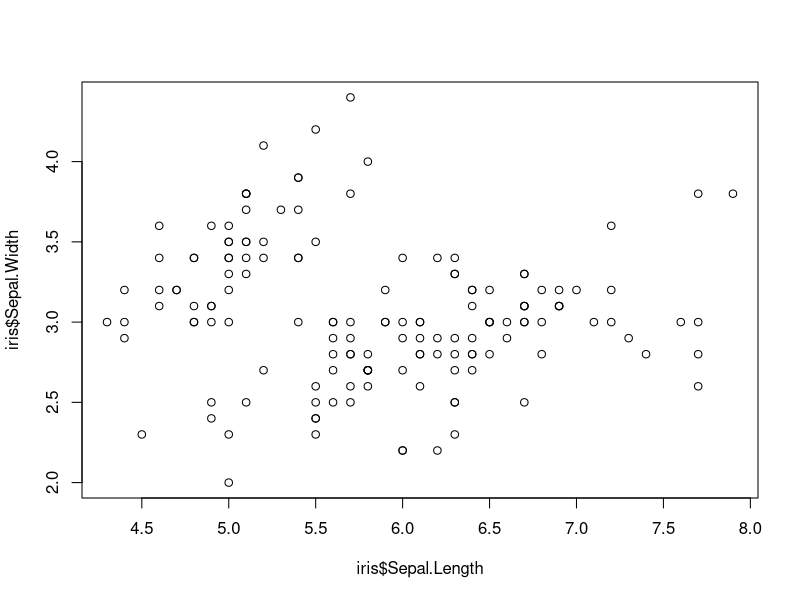
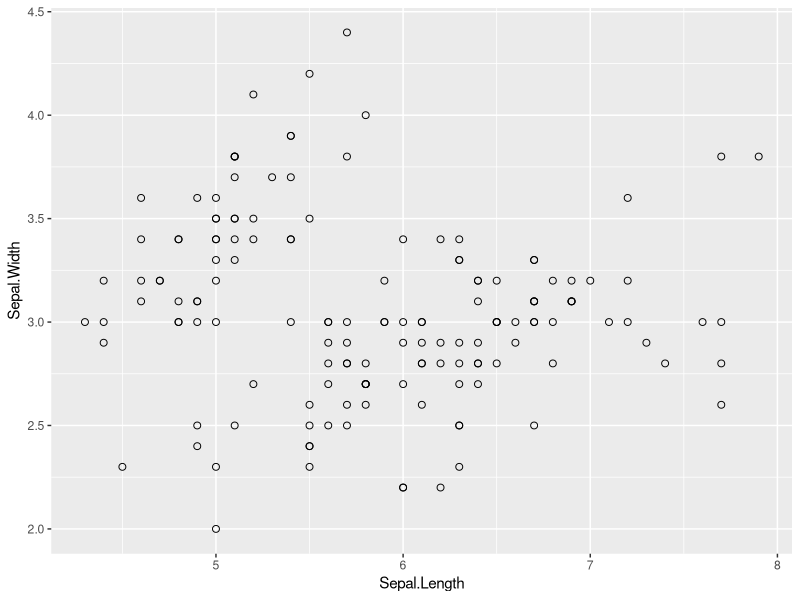
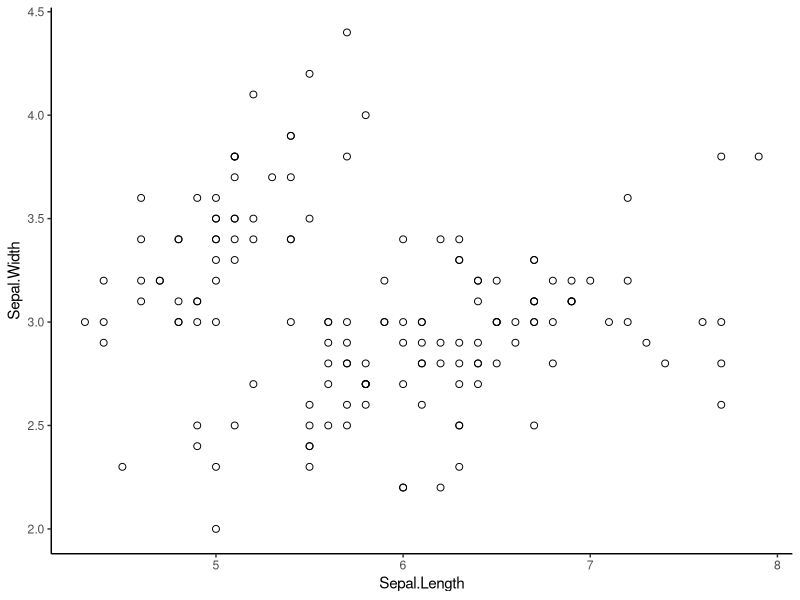
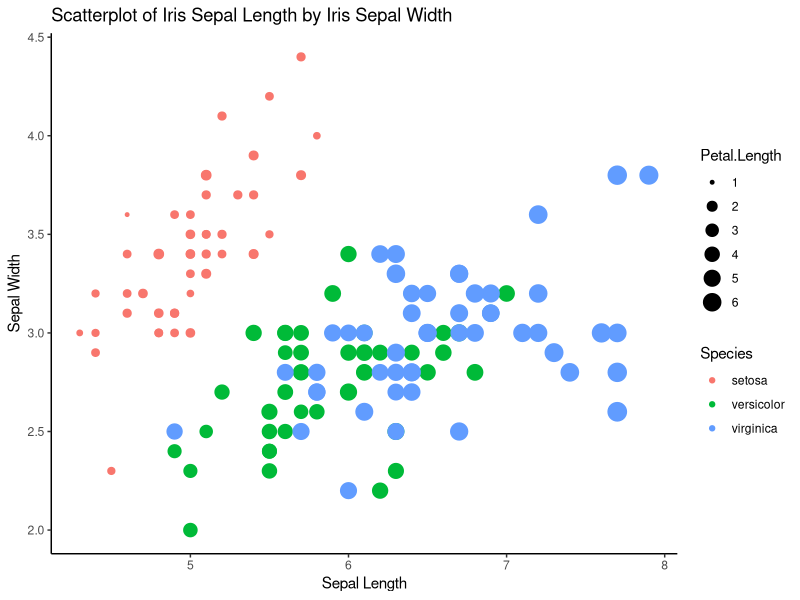

Write R code to recreate these figures, in order.
#Activity 4
#Isabel Drexler Booth
#dplyr::filter(stuff)
#stats::filter() <-- avoids conflict errors

#use built in iris dataset
#take a look at it 
head(iris)
#load in some tidyverse packages
library(tidyverse)

#####################################
##### Part 1: for loops         #####
#####################################

#Using only data for iris versicolor
#write a for loop
#that produces a regression table
#for each of the following relationships
#1. iris  sepal length x width
#2. iris  petal length x width
#3. iris sepal length x petal length

# hint: consider using a list, and also new vectors for regression variables
#subsets iris data to only look at flowers in versicolor species
irisV <- subset(iris, Species == "versicolor")

regression_variables <- c(irisV$Sepal.Length~irisV$Sepal.Width, irisV$Petal.Length~irisV$Petal.Width, irisV$Sepal.Length~irisV$Petal.Length)
reg_tables <- list()

#loops through list to make a regression table for every comparison
for (i in 1:length(regression_variables)){
  model <- lm(regression_variables[[i]])
  reg_tables[[i]] <- model
}

#####################################
##### Part 2: data in dplyr     #####
#####################################

#use dplyr to join data of maximum height
#to a new iris data frame
height <- data.frame(Species = c("virginica","setosa","versicolor"),
                     Height.cm = c(60,100,11.8))

#this dplyr function adds info from the second data frame to the left side of the first data frame (first and second of the arguments)
irisH <- dplyr::left_join(iris, height)


#####################################
##### Part 3: plots in ggplot2  #####
#####################################

#look at base R scatter plot
plot(iris$Sepal.Length,iris$Sepal.Width)
par(mfrow=c(1,2))

#3a. now make the same plot in ggplot
ggplot(iris, aes(Sepal.Length, Sepal.Width)) + geom_point(shape = 1, size = 2)

#3b. make a scatter plot with ggplot and get rid of  busy grid lines
ggplot(iris, aes(Sepal.Length, Sepal.Width)) + geom_point(shape = 1, size = 2) + theme_classic()

#3c. make a scatter plot with ggplot, remove grid lines, add a title and axis labels, 
#    show species by color, and make the point size proportional to petal length
ggplot(iris, aes(Sepal.Length, Sepal.Width, color = Species, size = Petal.Length)) + geom_point() + theme_classic() +
    labs(x = "Sepal Length", y = "Sepal Width", title = "Scatterplot of Iris Sepal Length by Iris Sepal Width")

#####################################
##### Question: how did         #####
##### arguments differ between  #####
##### plot and ggplot?          #####
#####################################	
#both have different syntax. With plot, all arguments and ways of formatting the graph need to be included in the plot arguments, 
#     but with ggplot you build the plot with individual, specialized functions. 
#     Additionally, the argument variable names are a lot more intuitive and built in than those with plot.
#     ggplot is easier to code with because it's easier to build on an original plot without actively changing the code for the original plot.